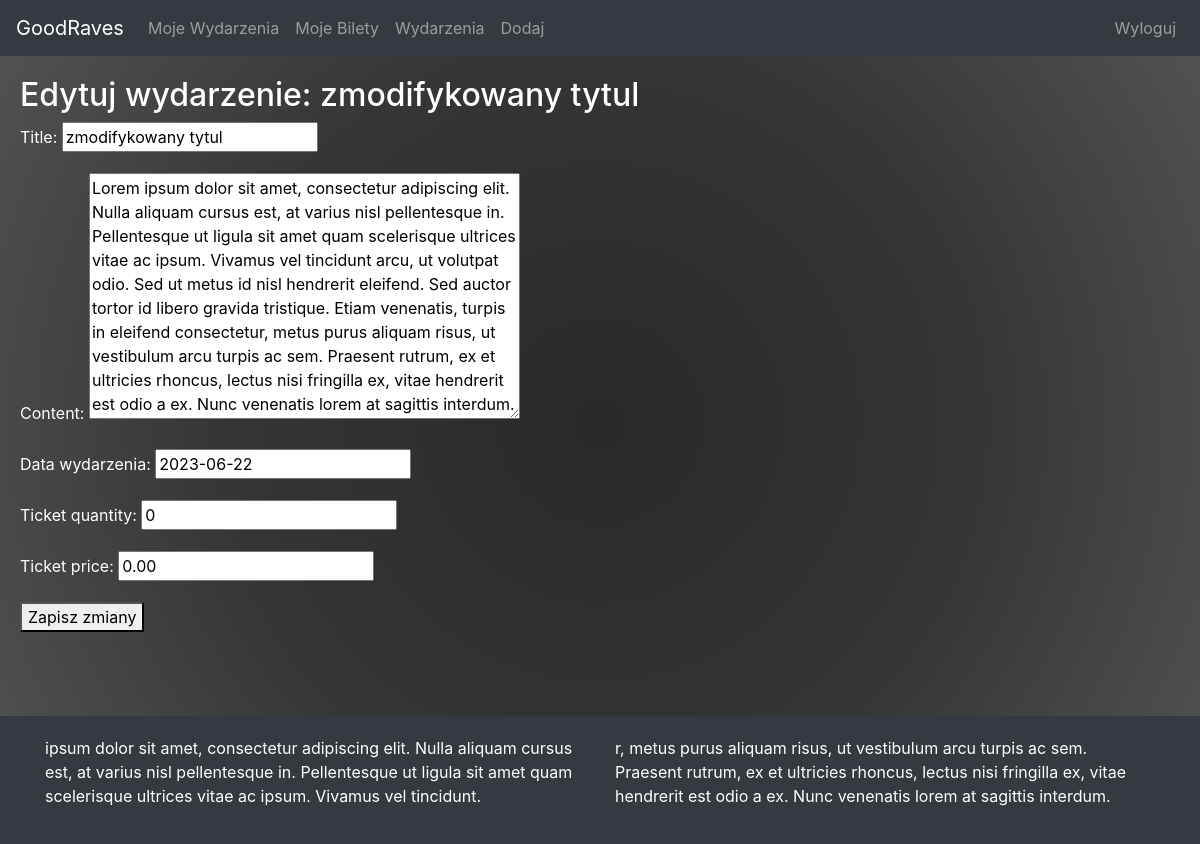
/event/edit/1/ (signed in), run on an earlier commit of the app's database.
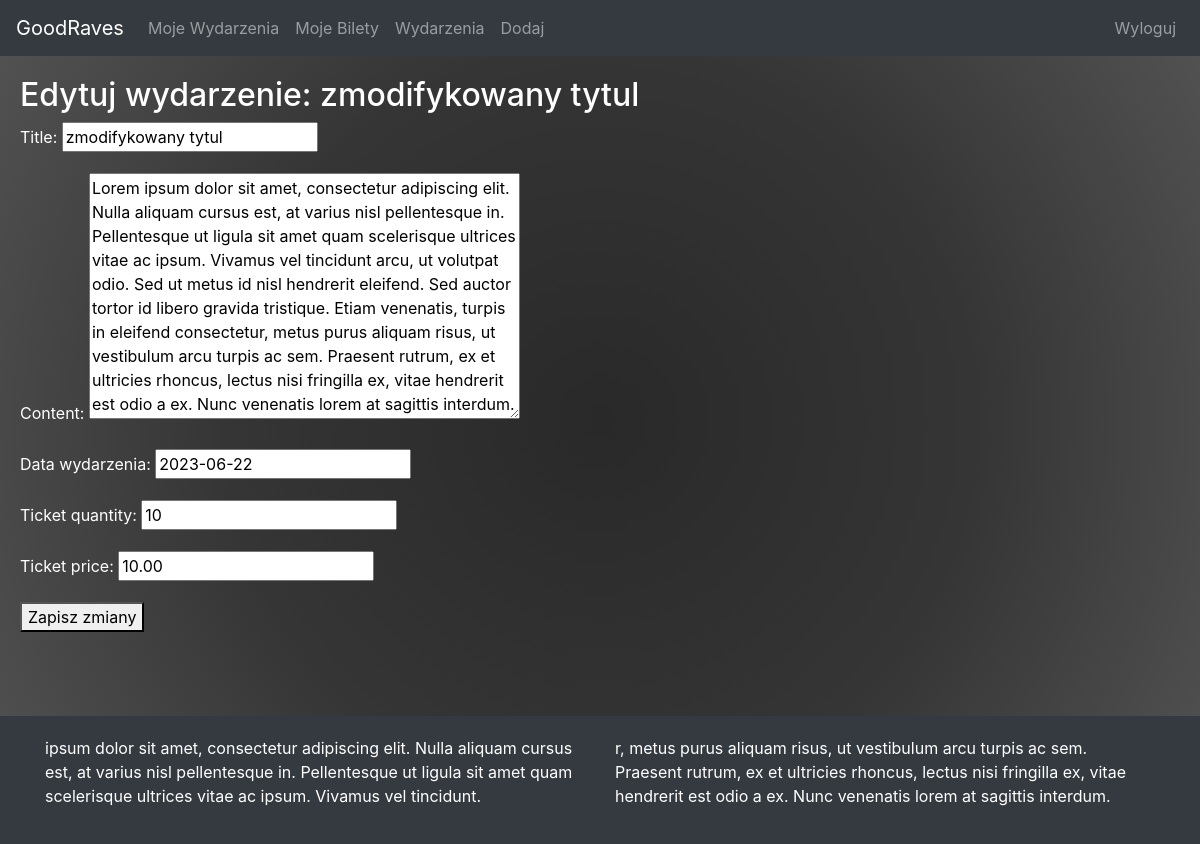
And on a later commit of the database.
### cms/models.py (models this page shows, shortened)
class Event(models.Model):
    title = models.CharField(max_length=200)
    content = models.TextField()
    author = models.ForeignKey(User, on_delete=models.CASCADE)
    date_added = models.DateTimeField(auto_now=True)
    ticket_quantity = models.PositiveIntegerField(default=0)
    ticket_price = models.DecimalField(max_digits=10, decimal_places=2, default=0.0)
    data_wydarzenia = models.DateField(default=datetime.date.today)

### cms/views.py (the view)
# urls.py: path('event/edit/<int:event_id>/', views.edit_event, name='edit_event'),
@login_required
def edit_event(request, event_id):
    event = get_object_or_404(Event, id=event_id)
    if request.method == 'POST':
        form = EventForm(request.POST, instance=event)
        if form.is_valid():
            form.save()
            return redirect('cms:user_events')
    else:
        form = EventForm(instance=event)
    return render(request, 'events/edit_event.html', {'event': event, 'form': form})

### cms/forms.py
class EventForm(forms.ModelForm):
    class Meta:
        model = Event
        fields = ['title', 'content', 'data_wydarzenia','ticket_quantity', 'ticket_price']

### cms/templates/events/edit_event.html (shortened to what this page needs)
{% extends 'events/base.html' %}
{% block content %}
    <h2>Edytuj wydarzenie: {{ event.title }}</h2>
    <form method="POST" action="{% url 'cms:edit_event' event.id %}">
        {{ form.as_p }}
        <button type="submit">Zapisz zmiany</button>
    </form>
{% endblock %}

What changed in the data, as far as the page shows it:
changed Event "zmodifykowany tytul": ticket_quantity "0" → "10"; ticket_price "0.00" → "10.00"
